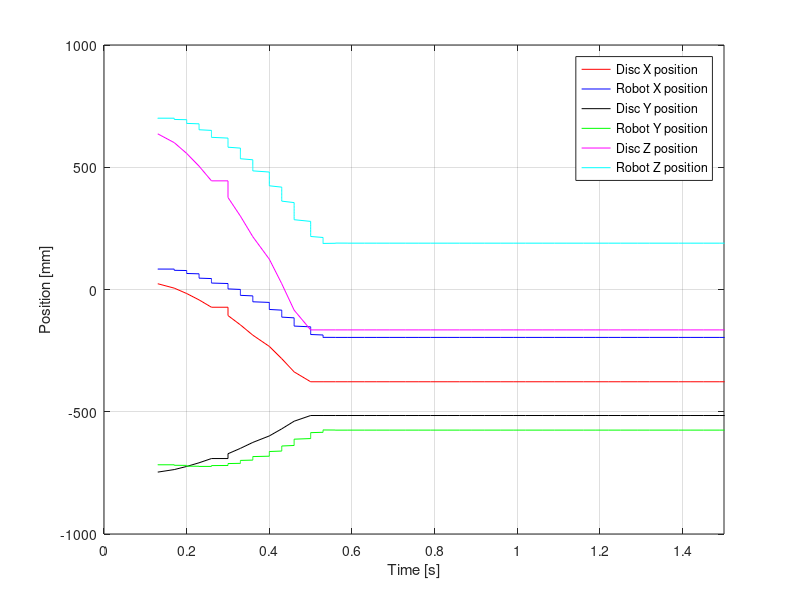

Reproduce this figure in MATLAB.
%% 
%{ 
This script is used to transform the position data of the disk from the 
workobjects coordinate system to the robot base cord.system. 
%}

%%
clc;
clear all; 

cx = 1;
cy = 2;
cz = 3; 

% x, y and z coordinates for origo in the new cord.system.
TransX = 83.663994925;
TransY = -716.879172118;
TransZ = 700.771925931;

% The rotation angles (same as in RS)
theta = -30; 
gamma = 120; % 180- angle of the ramp
tau = 0; 

%Open file
fileId = fopen('position.txt');

%Store file content in a cell
C = textscan(fileId, '%s %s %s %s %s %s %s');
fclose(fileId);

%Extract the position data and convert from string to double
for i = 1: 1: size(C{1,7},1)
    tempTime = C{1,1}{i,1}; 
    time(i) = str2double(strrep(tempTime, ',' , '.'));
end

for j = 2: 1: 4
    for i = 1: 1: size(C{1,7},1)
            tempSentSensorXYZ = C{1,j}{i,1};
            sentSensorXYZ(i,j-1) = str2double(strrep(tempSentSensorXYZ, ',' , '.')); 
    
    end
end

for j = 5: 1: 7 
    for i = 1: 1: size(C{1,7},1)
        tempRobotXYZ = C{1,j}{i,1};
        robotXYZ(i, j-4) = str2double(strrep(tempRobotXYZ, ',' , '.'));
    end
end

for i = 1 : 1 : size(C{1,7},1)
    sentSensorXYZ(i, 4) = 1;
end

%Rotation matrices
rotZ = [cosd(theta), -sind(theta), 0, 0 ; sind(theta), cosd(theta), 0, 0 ; 0, 0, 1, 0 ; 0, 0, 0, 1];
rotY = [cosd(gamma), 0, sind(gamma), 0 ; 0, 1, 0, 0 ; -sind(gamma), 0, cosd(gamma), 0 ; 0, 0, 0, 1];
rotX = [1, 0, 0, 0 ; 0, cosd(tau), -sind(tau), 0 ; 0, sind(tau), cosd(tau), 0 ; 0, 0, 0, 1];


% Translation matrix
translation = [1, 0, 0, TransX ; 0, 1, 0, TransY ; 0, 0, 1, TransZ ; 0,0,0,1];

% Calculate the rotation matrix of the system
rotZYX = (-rotZ)*(-rotY)*(rotX);

% Transformation
wobjToBase = translation * rotZYX;

% Store the values in a new matrix
for i = 1: 1 : size(sentSensorXYZ,1)
    
        tempNewXYZCord = wobjToBase*(sentSensorXYZ(i,1:4))';
        newXYZcord(i, 1:4) = tempNewXYZCord';
   
end

% Plotting the data
figure;
plot(time, newXYZcord(1:size(newXYZcord,1),cx),'-r');hold on; 
plot(time, robotXYZ(1:size(robotXYZ,1),cx),'-b'); hold on; 


plot(time, newXYZcord(1:size(newXYZcord,1),cy),'-k'); hold on; 
plot(time, robotXYZ(1:size(robotXYZ,1),cy),'-g');hold on;

plot(time, newXYZcord(1:size(newXYZcord,1),cz),'-m'); hold on; 
plot(time, robotXYZ(1:size(robotXYZ,1),cz),'-c');

legend('Disc X position','Robot X position','Disc Y position','Robot Y position','Disc Z position','Robot Z position' )
xlim([0 1.5])
xlabel('Time [s]')
ylabel('Position [mm]')
grid on; 

 
% Finding the biggest differense between rob.pos and disc.pos
[maxDiffX,cellNumX] = max(abs(newXYZcord(1:size(newXYZcord,1),cx))- abs(robotXYZ(1:size(robotXYZ,1),cx)));

[maxDiffY,cellNumY] = max(abs(newXYZcord(1:size(newXYZcord,1),cy))- abs(robotXYZ(1:size(robotXYZ,1),cy)));

[maxDiffZ,cellNumZ] = max(abs(newXYZcord(1:size(newXYZcord,1),cz))- abs(robotXYZ(1:size(robotXYZ,1),cz)));

X = 'X:';
T = ' T:';
Y = ' Y:';
Z = ' Z:';

fprintf('%s %#.4g %s %#.4g %s %#.4g %s %#.4g %s %#.4g %s %#.4g ', X, maxDiffX,T, time(1,cellNumX),Y,maxDiffY, T, time(1,cellNumY), Z,maxDiffZ,T ,time(1,cellNumZ));

%% Writing the processed data to txt file.
% fileIDW = fopen('Test\16.02.03 60deg Test5(P).txt','wt');
% fprintf(fileIDW, 'Time \t\t RobotX \t RobotY \t RobotZ \t DiscX \t\t DiscY \t\t DiscZ \n')
% for i = 1 :1 : size(robotXYZ,1)
%         fprintf(fileIDW,'%#.6g \t',(time(:,i)),robotXYZ(i,:), newXYZcord(i,:));
%         fprintf(fileIDW, '\n');
% end
% fclose('all');

